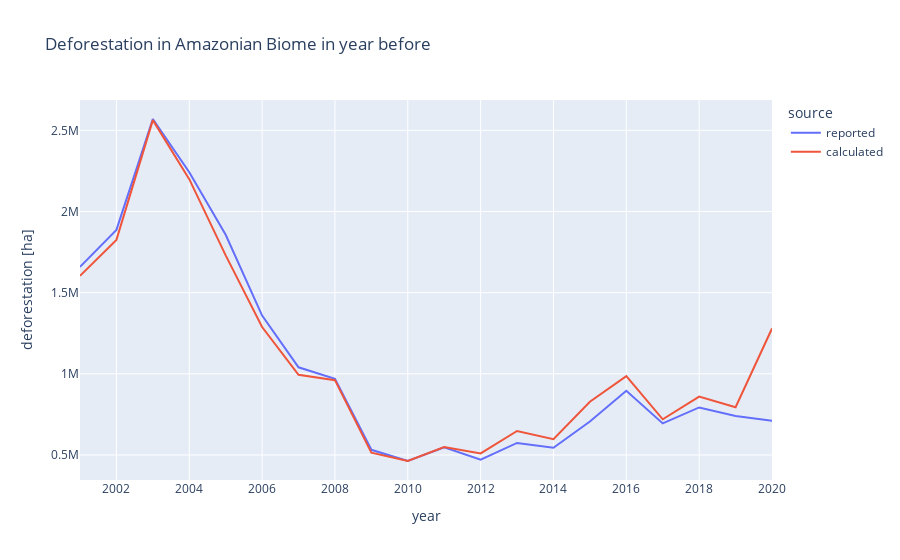

The notebook cell saved with this chart:
### Code cell
import plotly.express as px
fig = px.line(deforestation_df, x="year", y="deforestation [ha]", color="source", title="Deforestation in Amazonian Biome in year before")
fig.show()

### Figure 1 — Plotly figure (JSON) as saved in the notebook; plotly's stock layout.template omitted (floating-point values rounded to 4 significant figures)
{"data": [{"hovertemplate": "source=reported<br>year=%{x}<br>deforestation [ha]=%{y}<extra></extra>", "legendgroup": "reported", "line": {"color": "#636efa", "dash": "solid"}, "marker": {"symbol": "circle"}, "mode": "lines", "name": "reported", "orientation": "h", "showlegend": true, "type": "scatter", "x": [2001, 2002, 2003, 2004, 2005, 2006, 2007, 2008, 2009, 2010, 2011, 2012, 2013, 2014, 2015, 2016, 2017, 2018, 2019, 2020], "xaxis": "x", "y": [1659000.0, 1887000.0, 2570000.0, 2241000.0, 1856000.0, 1359000.0, 1040000.0, 969600.0, 531700.0, 463600.0, 547800.0, 470500.0, 574100.0, 544100.0, 705900.0, 895600.0, 694300.0, 792900.0, 740200.0, 710300.0], "yaxis": "y"}, {"hovertemplate": "source=calculated<br>year=%{x}<br>deforestation [ha]=%{y}<extra></extra>", "legendgroup": "calculated", "line": {"color": "#EF553B", "dash": "solid"}, "marker": {"symbol": "circle"}, "mode": "lines", "name": "calculated", "orientation": "h", "showlegend": true, "type": "scatter", "x": [2001, 2002, 2003, 2004, 2005, 2006, 2007, 2008, 2009, 2010, 2011, 2012, 2013, 2014, 2015, 2016, 2017, 2018, 2019, 2020], "xaxis": "x", "y": [1604000.0, 1825000.0, 2563000.0, 2199148, 1730000.0, 1288000.0, 994300.0, 960900.0, 514400.0, 462900.0, 549200.0, 509900.0, 647900.0, 597700.0, 828200.0, 985500.0, 719900.0, 859741, 793900.0, 1279000.0], "yaxis": "y"}], "layout": {"legend": {"title": {"text": "source"}, "tracegroupgap": 0}, "title": {"text": "Deforestation in Amazonian Biome in year before"}, "xaxis": {"anchor": "y", "domain": [0, 1], "title": {"text": "year"}}, "yaxis": {"anchor": "x", "domain": [0, 1], "title": {"text": "deforestation [ha]"}}}}
